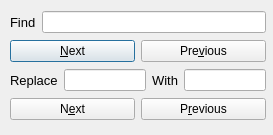
<?xml version="1.0" encoding="UTF-8"?>
<ui version="4.0">
 <class>FindAndReplace</class>
 <widget class="QDialog" name="FindAndReplace">
  <property name="geometry">
   <rect>
    <x>0</x>
    <y>0</y>
    <width>273</width>
    <height>135</height>
   </rect>
  </property>
  <property name="focusPolicy">
   <enum>Qt::ClickFocus</enum>
  </property>
  <property name="windowTitle">
   <string>Find And Replace</string>
  </property>
  <widget class="QWidget" name="layoutWidget">
   <property name="geometry">
    <rect>
     <x>10</x>
     <y>10</y>
     <width>256</width>
     <height>114</height>
    </rect>
   </property>
   <layout class="QVBoxLayout" name="verticalLayout">
    <item>
     <layout class="QHBoxLayout" name="horizontalLayout_3">
      <item>
       <widget class="QLabel" name="label">
        <property name="font">
         <font>
          <pointsize>10</pointsize>
         </font>
        </property>
        <property name="text">
         <string>Find</string>
        </property>
       </widget>
      </item>
      <item>
       <widget class="QLineEdit" name="lineEdit_Find">
        <property name="focusPolicy">
         <enum>Qt::StrongFocus</enum>
        </property>
       </widget>
      </item>
     </layout>
    </item>
    <item>
     <layout class="QHBoxLayout" name="horizontalLayout">
      <item>
       <widget class="QPushButton" name="pushButton_findNext">
        <property name="text">
         <string>&amp;Next</string>
        </property>
       </widget>
      </item>
      <item>
       <widget class="QPushButton" name="pushButton_findPrevious">
        <property name="text">
         <string>Pre&amp;vious</string>
        </property>
       </widget>
      </item>
     </layout>
    </item>
    <item>
     <layout class="QHBoxLayout" name="horizontalLayout_4">
      <item>
       <widget class="QLabel" name="label_2">
        <property name="font">
         <font>
          <pointsize>10</pointsize>
         </font>
        </property>
        <property name="text">
         <string>Replace</string>
        </property>
       </widget>
      </item>
      <item>
       <widget class="QLineEdit" name="lineEdit_Replace_Find"/>
      </item>
      <item>
       <widget class="QLabel" name="label_3">
        <property name="font">
         <font>
          <pointsize>10</pointsize>
         </font>
        </property>
        <property name="text">
         <string>With</string>
        </property>
       </widget>
      </item>
      <item>
       <widget class="QLineEdit" name="lineEdit_Replace_With"/>
      </item>
     </layout>
    </item>
    <item>
     <layout class="QHBoxLayout" name="horizontalLayout_2">
      <item>
       <widget class="QPushButton" name="pushButton_replaceNext">
        <property name="text">
         <string>N&amp;ext</string>
        </property>
       </widget>
      </item>
      <item>
       <widget class="QPushButton" name="pushButton_replacePrevious">
        <property name="text">
         <string>P&amp;revious</string>
        </property>
       </widget>
      </item>
     </layout>
    </item>
   </layout>
  </widget>
 </widget>
 <resources/>
 <connections/>
</ui>
